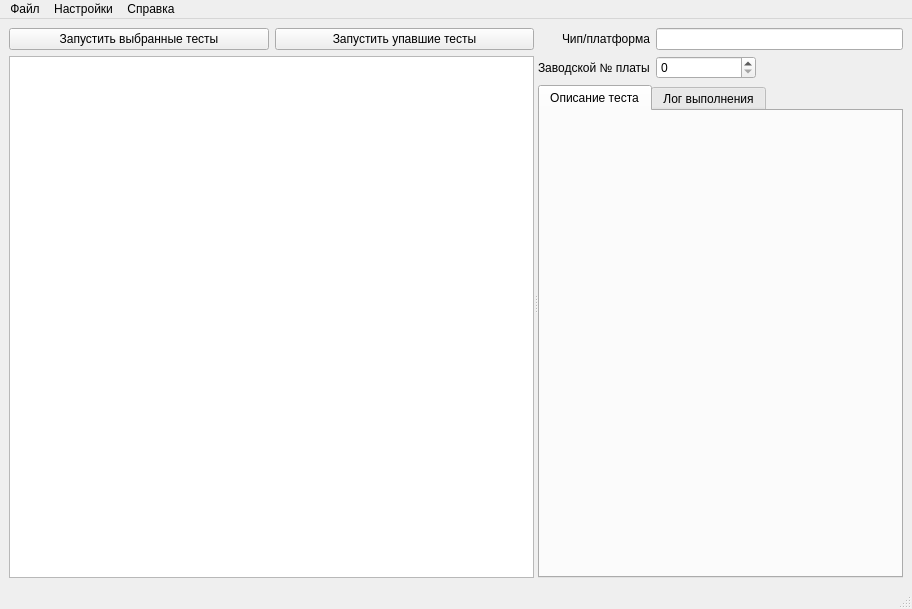
<?xml version="1.0" encoding="UTF-8"?>
<ui version="4.0">
 <class>MainWindow</class>
 <widget class="QMainWindow" name="MainWindow">
  <property name="geometry">
   <rect>
    <x>0</x>
    <y>0</y>
    <width>912</width>
    <height>609</height>
   </rect>
  </property>
  <property name="windowTitle">
   <string>Система запуска тестов</string>
  </property>
  <widget class="QWidget" name="central_widget">
   <layout class="QVBoxLayout" name="verticalLayout">
    <item>
     <widget class="QSplitter" name="splitter">
      <property name="orientation">
       <enum>Qt::Horizontal</enum>
      </property>
      <widget class="QWidget" name="verticalLayoutWidget">
       <layout class="QVBoxLayout" name="verticalLayout_2">
        <item>
         <layout class="QHBoxLayout" name="horizontalLayout_2">
          <item>
           <widget class="QPushButton" name="test_selected_button">
            <property name="text">
             <string>Запустить выбранные тесты</string>
            </property>
           </widget>
          </item>
          <item>
           <widget class="QPushButton" name="test_failed_button">
            <property name="text">
             <string>Запустить упавшие тесты</string>
            </property>
           </widget>
          </item>
         </layout>
        </item>
        <item>
         <widget class="QTreeWidget" name="test_tree">
          <property name="columnCount">
           <number>0</number>
          </property>
          <attribute name="headerDefaultSectionSize">
           <number>150</number>
          </attribute>
          <attribute name="headerStretchLastSection">
           <bool>false</bool>
          </attribute>
         </widget>
        </item>
       </layout>
      </widget>
      <widget class="QWidget" name="verticalLayoutWidget_2">
       <layout class="QVBoxLayout" name="verticalLayout_5">
        <item>
         <layout class="QFormLayout" name="formLayout">
          <property name="labelAlignment">
           <set>Qt::AlignRight|Qt::AlignTrailing|Qt::AlignVCenter</set>
          </property>
          <item row="1" column="0">
           <widget class="QLabel" name="label_3">
            <property name="text">
             <string>Заводской № платы</string>
            </property>
           </widget>
          </item>
          <item row="1" column="1">
           <widget class="QSpinBox" name="boardnum">
            <property name="maximumSize">
             <size>
              <width>100</width>
              <height>16777215</height>
             </size>
            </property>
           </widget>
          </item>
          <item row="0" column="0">
           <widget class="QLabel" name="label_2">
            <property name="text">
             <string>Чип/платформа</string>
            </property>
           </widget>
          </item>
          <item row="0" column="1">
           <widget class="QLineEdit" name="chip_name_line_edit">
            <property name="mouseTracking">
             <bool>false</bool>
            </property>
            <property name="focusPolicy">
             <enum>Qt::NoFocus</enum>
            </property>
            <property name="alignment">
             <set>Qt::AlignCenter</set>
            </property>
            <property name="readOnly">
             <bool>true</bool>
            </property>
           </widget>
          </item>
         </layout>
        </item>
        <item>
         <widget class="QTabWidget" name="tabWidget">
          <widget class="QWidget" name="tab">
           <attribute name="title">
            <string>Описание теста</string>
           </attribute>
          </widget>
          <widget class="QWidget" name="tab_2">
           <attribute name="title">
            <string>Лог выполнения</string>
           </attribute>
          </widget>
         </widget>
        </item>
       </layout>
      </widget>
     </widget>
    </item>
   </layout>
  </widget>
  <widget class="QMenuBar" name="menubar">
   <property name="geometry">
    <rect>
     <x>0</x>
     <y>0</y>
     <width>912</width>
     <height>20</height>
    </rect>
   </property>
   <widget class="QMenu" name="menu">
    <property name="title">
     <string>Файл</string>
    </property>
    <addaction name="action_save_log"/>
    <addaction name="action_clear_log"/>
    <addaction name="separator"/>
    <addaction name="exit"/>
   </widget>
   <widget class="QMenu" name="settings">
    <property name="title">
     <string>Настройки</string>
    </property>
    <widget class="QMenu" name="platforms">
     <property name="title">
      <string>Выбор платформы</string>
     </property>
     <addaction name="template_2"/>
    </widget>
    <addaction name="auto_increment"/>
    <addaction name="platforms"/>
   </widget>
   <widget class="QMenu" name="menu_info">
    <property name="title">
     <string>Справка</string>
    </property>
   </widget>
   <addaction name="menu"/>
   <addaction name="settings"/>
   <addaction name="menu_info"/>
  </widget>
  <widget class="QStatusBar" name="statusbar"/>
  <action name="exit">
   <property name="text">
    <string>Выход</string>
   </property>
  </action>
  <action name="auto_increment">
   <property name="checkable">
    <bool>true</bool>
   </property>
   <property name="checked">
    <bool>true</bool>
   </property>
   <property name="text">
    <string>Автоматически увеличивать зав. номер</string>
   </property>
  </action>
  <action name="actionDebian">
   <property name="text">
    <string>&amp;Debian</string>
   </property>
  </action>
  <action name="actionRDP_Demo">
   <property name="text">
    <string>&amp;RDP Demo</string>
   </property>
  </action>
  <action name="actionRDP_Demo_2">
   <property name="text">
    <string>RD&amp;P Demo</string>
   </property>
  </action>
  <action name="template_2">
   <property name="checkable">
    <bool>true</bool>
   </property>
   <property name="checked">
    <bool>true</bool>
   </property>
   <property name="text">
    <string>МВ115.&amp;01 (mm7705, процессор-11)</string>
   </property>
  </action>
  <action name="action_save_log">
   <property name="text">
    <string>Сохранить лог</string>
   </property>
  </action>
  <action name="action_clear_log">
   <property name="text">
    <string>Очистить лог</string>
   </property>
  </action>
 </widget>
 <resources/>
 <connections/>
</ui>
